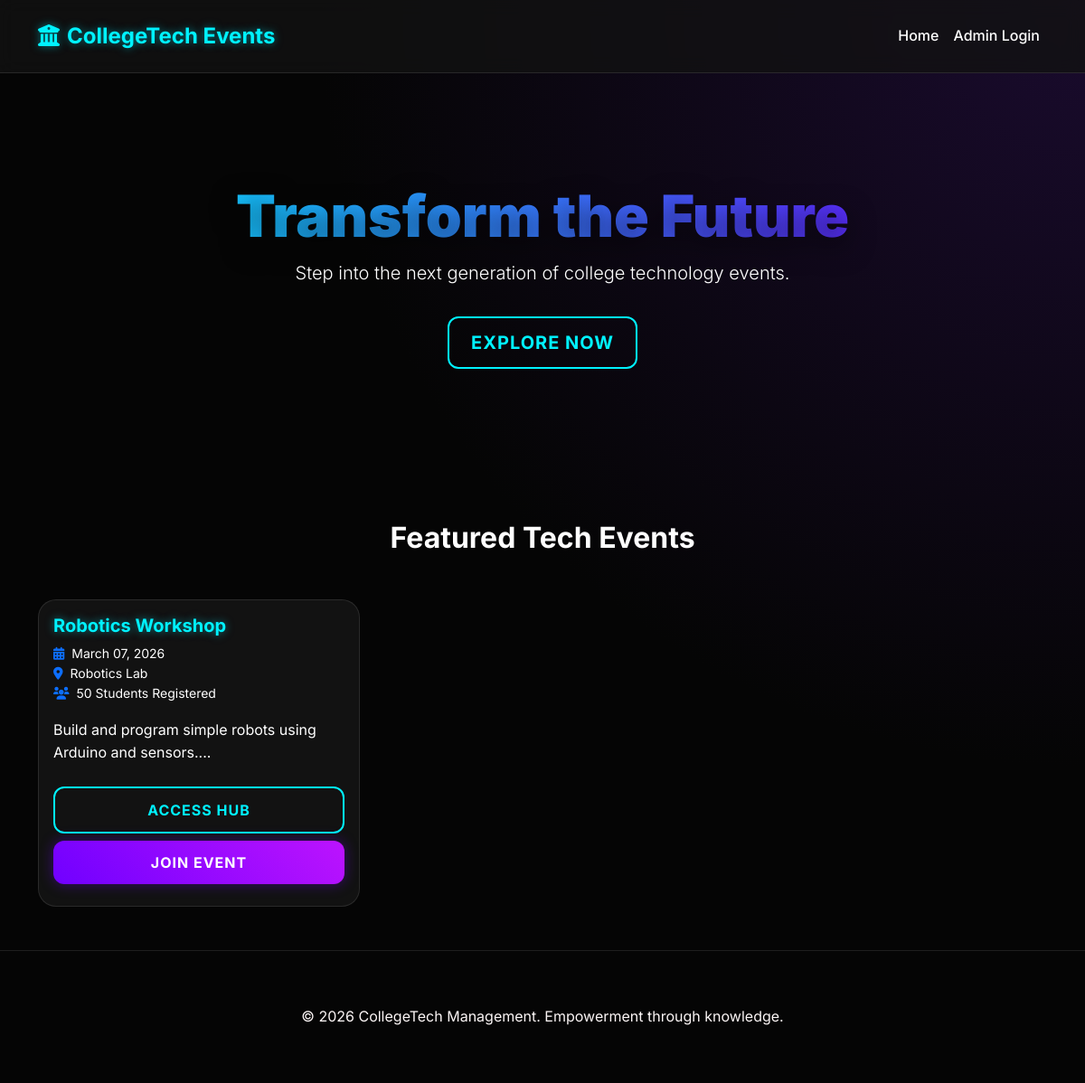
/index, run on the app's committed database.
### models.py (models this page shows, shortened)
class Event(db.Model):
    id = db.Column(db.Integer, primary_key=True)
    name = db.Column(db.String(100), nullable=False)
    date = db.Column(db.Date, nullable=False)
    location = db.Column(db.String(150), nullable=False)
    description = db.Column(db.Text, nullable=False)
    registered_students = db.Column(db.Integer, default=0)
    participants = db.relationship('Participant', backref='event', lazy='dynamic', cascade='all, delete-orphan')

### app.py (the view)
@app.route('/')
@app.route('/index')
def index():
    events = Event.query.filter(Event.date >= datetime.today().date()).order_by(Event.date.asc()).all()
    return render_template('index.html', title='Home', events=events)

### templates/index.html
{% extends "base.html" %}
{% block content %}
<section class="hero-section">
    <div class="container">
        <h1>Transform the Future</h1>
        <p class="lead">Step into the next generation of college technology events.</p>
        <a href="#events" class="btn btn-outline-primary btn-lg px-4 mt-3">Explore Now</a>
    </div>
</section>
<div class="container my-5" id="events">
    <h2 class="text-center mb-5 fw-bold">Featured Tech Events</h2>
    <div class="row g-4">
        {% if events %}
        {% for event in events %}
        <div class="col-md-4">
            <div class="card h-100">
                <div class="card-body">
                    <h5 class="card-title fw-bold primary neon">{{ event.name }}</h5>
                    <p class="card-text text-muted small">
                        <i class="fas fa-calendar-alt me-2 text-primary"></i>{{ event.date.strftime('%B %d, %Y') }}<br>
                        <i class="fas fa-map-marker-alt me-2 text-primary"></i>{{ event.location }}<br>
                        <i class="fas fa-users me-2 text-primary"></i>{{ event.registered_students }} Students
                        Registered
                    </p>
                    <p class="card-text">{{ event.description[:100] }}...</p>
                </div>
                <div class="card-footer bg-transparent border-0 pb-4">
                    <div class="d-grid gap-2">
                        <a href="{{ url_for('event_detail', id=event.id) }}" class="btn btn-outline-primary">Access
                            Hub</a>
                        <a href="{{ url_for('register', event_id=event.id) }}" class="btn btn-primary">Join Event</a>
                    </div>
                </div>
            </div>
        </div>
        {% endfor %}
        {% else %}
        <div class="col-12 text-center">
            <p class="text-muted">No upcoming events at the moment. Check back soon!</p>
        </div>
        {% endif %}
    </div>
</div>
{% endblock %}

### static/css/style.css (style rules this page uses)
:root { --bg-dark: #050505; --bg-card: #121212; --primary-neon: #00f2ff; --secondary-neon: #7000ff; --accent-purple: #bc13fe; --text-glow: 0 0 10px rgba(0, 242, 255, 0.5); --button-glow: 0 0 15px rgba(112, 0, 255, 0.4); --text-white: #ffffff; --text-muted: #fcf6f6; --border-glow: 1px solid rgba(255, 255, 255, 0.1); --danger-neon: #ff0055; --cyan-glow: 0 0 15px rgba(0, 242, 255, 0.7); }
body { font-family: 'Inter', sans-serif; background: radial-gradient(circle at top right, #1a0b2e, #050505 50%), radial-gradient(circle at bottom left, #0d1b2a, #050505 50%); background-color: var(--bg-dark); color: var(--text-white); min-height: 100vh; line-height: 1.6; }
.hero-section { background: transparent; padding: 120px 0; text-align: center; position: relative; }
.hero-section h1 { font-size: 4rem; font-weight: 900; background: linear-gradient(to right, var(--primary-neon), var(--secondary-neon)); -webkit-background-clip: text; background-clip: text; -webkit-text-fill-color: transparent; text-shadow: 0 10px 30px rgba(0, 0, 0, 0.5); }
.card { background: var(--bg-card); border: var(--border-glow); border-radius: 20px; transition: all 0.4s cubic-bezier(0.175, 0.885, 0.32, 1.275); overflow: hidden; }
.card-title { color: var(--primary-neon); text-shadow: var(--text-glow); }
.card p, .card .card-text, .card small, .card span { color: #ffffff !important; }
.btn { border-radius: 12px; padding: 12px 28px; font-weight: 700; transition: all 0.3s; text-transform: uppercase; letter-spacing: 1px; }
.btn-primary { background: linear-gradient(45deg, var(--secondary-neon), var(--accent-purple)); border: none; box-shadow: var(--button-glow); }
.btn-outline-primary { border: 2px solid var(--primary-neon); color: var(--primary-neon); }

### data on the page
Event: name "Robotics Workshop", date "March 07, 2026", location "Robotics Lab", registered_students "50", description "Build and program simple robots using Arduino and sensors."
